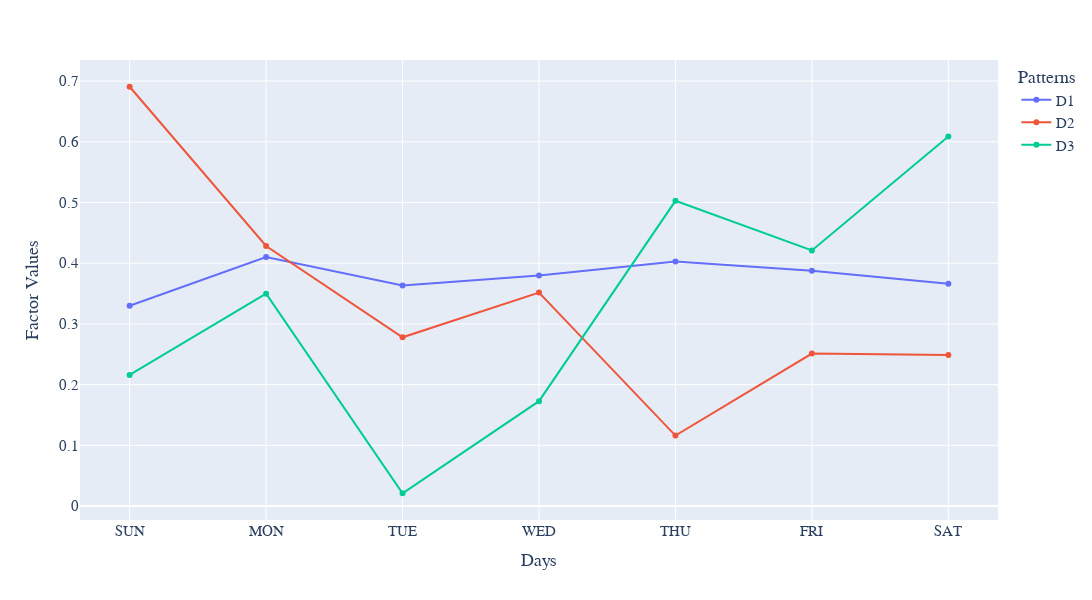

The notebook cell saved with this chart:
### Code cell
fig = px.line(factor2_0,
        x=['SUN','MON','TUE','WED','THU','FRI','SAT'],
        y=['D1','D2','D3'],
        markers=True
        )

fig.update_layout(
   # title='Daily Temporal Pattern',
    xaxis_title = 'Days',
    yaxis_title = 'Factor Values',
    legend_title = 'Patterns',
    font_family="Arial",

    font_size=15,
    width=1400,
    height=600
)
fig.update(layout=dict(title=dict(x=0.5)))

fig.update_xaxes(tickmode='linear')
fig.show()
fig.write_image('graphs/d_temp_ptn_line.jpeg',scale=(150 / 25.4) / (700 / 900))
fig.write_image('graphs/d_temp_ptn_line.pdf',scale=(150 / 25.4) / (700 / 300))

### Figure 1 — Plotly figure (JSON) as saved in the notebook; plotly's stock layout.template omitted (floating-point values rounded to 4 significant figures)
{"data": [{"hovertemplate": "variable=D1<br>x=%{x}<br>value=%{y}<extra></extra>", "legendgroup": "D1", "line": {"color": "#636efa", "dash": "solid"}, "marker": {"symbol": "circle"}, "mode": "markers+lines", "name": "D1", "orientation": "v", "showlegend": true, "type": "scatter", "x": ["SUN", "MON", "TUE", "WED", "THU", "FRI", "SAT"], "xaxis": "x", "y": [0.3299, 0.4101, 0.3633, 0.3799, 0.4028, 0.3875, 0.3664], "yaxis": "y"}, {"hovertemplate": "variable=D2<br>x=%{x}<br>value=%{y}<extra></extra>", "legendgroup": "D2", "line": {"color": "#EF553B", "dash": "solid"}, "marker": {"symbol": "circle"}, "mode": "markers+lines", "name": "D2", "orientation": "v", "showlegend": true, "type": "scatter", "x": ["SUN", "MON", "TUE", "WED", "THU", "FRI", "SAT"], "xaxis": "x", "y": [0.6907, 0.4284, 0.2779, 0.3517, 0.1161, 0.2512, 0.2487], "yaxis": "y"}, {"hovertemplate": "variable=D3<br>x=%{x}<br>value=%{y}<extra></extra>", "legendgroup": "D3", "line": {"color": "#00cc96", "dash": "solid"}, "marker": {"symbol": "circle"}, "mode": "markers+lines", "name": "D3", "orientation": "v", "showlegend": true, "type": "scatter", "x": ["SUN", "MON", "TUE", "WED", "THU", "FRI", "SAT"], "xaxis": "x", "y": [0.216, 0.3499, 0.0211, 0.1728, 0.5028, 0.4211, 0.6087], "yaxis": "y"}], "layout": {"font": {"family": "Arial", "size": 15}, "height": 600, "legend": {"title": {"text": "Patterns"}, "tracegroupgap": 0}, "margin": {"t": 60}, "title": {"x": 0.5}, "width": 1400, "xaxis": {"anchor": "y", "domain": [0, 1], "tickmode": "linear", "title": {"text": "Days"}}, "yaxis": {"anchor": "x", "domain": [0, 1], "title": {"text": "Factor Values"}}}}
